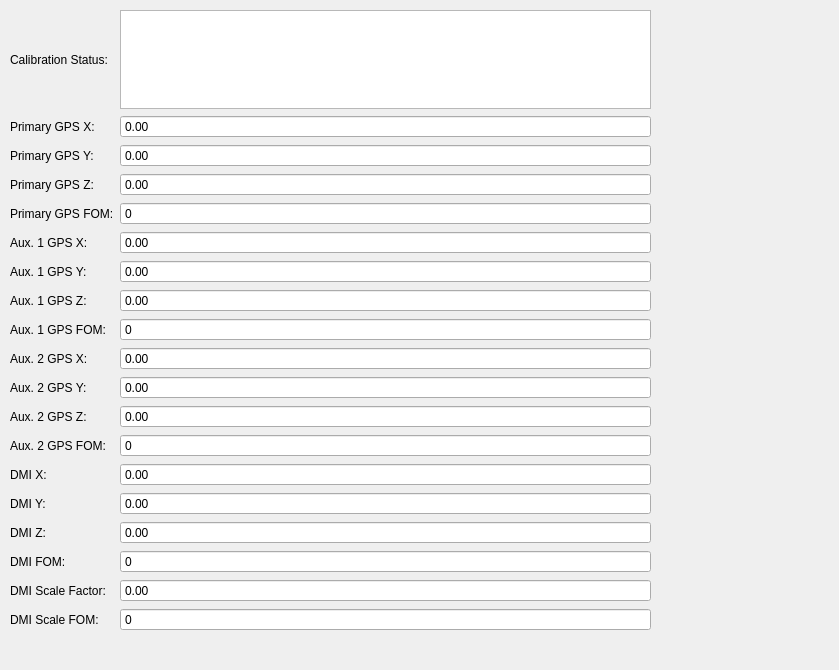
<?xml version="1.0" encoding="UTF-8"?>
<ui version="4.0">
 <class>CalibrationControl</class>
 <widget class="QWidget" name="CalibrationControl">
  <property name="geometry">
   <rect>
    <x>0</x>
    <y>0</y>
    <width>839</width>
    <height>670</height>
   </rect>
  </property>
  <property name="windowTitle">
   <string>Form</string>
  </property>
  <widget class="QWidget" name="gridLayoutWidget_2">
   <property name="geometry">
    <rect>
     <x>10</x>
     <y>10</y>
     <width>641</width>
     <height>621</height>
    </rect>
   </property>
   <layout class="QGridLayout" name="calibrationLayout">
    <item row="0" column="0">
     <widget class="QLabel" name="statusLabel">
      <property name="text">
       <string>Calibration Status:</string>
      </property>
     </widget>
    </item>
    <item row="0" column="1">
     <widget class="QTextBrowser" name="statusText"/>
    </item>
    <item row="1" column="0">
     <widget class="QLabel" name="label">
      <property name="text">
       <string>Primary GPS X:</string>
      </property>
     </widget>
    </item>
    <item row="1" column="1">
     <widget class="QDoubleSpinBox" name="primGPSXSpinBox">
      <property name="readOnly">
       <bool>true</bool>
      </property>
      <property name="buttonSymbols">
       <enum>QAbstractSpinBox::NoButtons</enum>
      </property>
     </widget>
    </item>
    <item row="2" column="0">
     <widget class="QLabel" name="label_2">
      <property name="text">
       <string>Primary GPS Y:</string>
      </property>
     </widget>
    </item>
    <item row="2" column="1">
     <widget class="QDoubleSpinBox" name="primGPSYSpinBox">
      <property name="readOnly">
       <bool>true</bool>
      </property>
      <property name="buttonSymbols">
       <enum>QAbstractSpinBox::NoButtons</enum>
      </property>
     </widget>
    </item>
    <item row="3" column="0">
     <widget class="QLabel" name="label_3">
      <property name="text">
       <string>Primary GPS Z:</string>
      </property>
     </widget>
    </item>
    <item row="3" column="1">
     <widget class="QDoubleSpinBox" name="primGPSZSpinBox">
      <property name="readOnly">
       <bool>true</bool>
      </property>
      <property name="buttonSymbols">
       <enum>QAbstractSpinBox::NoButtons</enum>
      </property>
     </widget>
    </item>
    <item row="4" column="0">
     <widget class="QLabel" name="label_4">
      <property name="text">
       <string>Primary GPS FOM:</string>
      </property>
     </widget>
    </item>
    <item row="4" column="1">
     <widget class="QSpinBox" name="primGPSFOMSpinBox">
      <property name="readOnly">
       <bool>true</bool>
      </property>
      <property name="buttonSymbols">
       <enum>QAbstractSpinBox::NoButtons</enum>
      </property>
     </widget>
    </item>
    <item row="5" column="0">
     <widget class="QLabel" name="label_5">
      <property name="text">
       <string>Aux. 1 GPS X:</string>
      </property>
     </widget>
    </item>
    <item row="6" column="0">
     <widget class="QLabel" name="label_6">
      <property name="text">
       <string>Aux. 1 GPS Y:</string>
      </property>
     </widget>
    </item>
    <item row="7" column="0">
     <widget class="QLabel" name="label_7">
      <property name="text">
       <string>Aux. 1 GPS Z:</string>
      </property>
     </widget>
    </item>
    <item row="8" column="0">
     <widget class="QLabel" name="label_8">
      <property name="text">
       <string>Aux. 1 GPS FOM:</string>
      </property>
     </widget>
    </item>
    <item row="8" column="1">
     <widget class="QSpinBox" name="aux1GPSFOMSpinBox">
      <property name="readOnly">
       <bool>true</bool>
      </property>
      <property name="buttonSymbols">
       <enum>QAbstractSpinBox::NoButtons</enum>
      </property>
     </widget>
    </item>
    <item row="7" column="1">
     <widget class="QDoubleSpinBox" name="aux1GPSZSpinBox">
      <property name="readOnly">
       <bool>true</bool>
      </property>
      <property name="buttonSymbols">
       <enum>QAbstractSpinBox::NoButtons</enum>
      </property>
     </widget>
    </item>
    <item row="6" column="1">
     <widget class="QDoubleSpinBox" name="aux1GPSYSpinBox">
      <property name="readOnly">
       <bool>true</bool>
      </property>
      <property name="buttonSymbols">
       <enum>QAbstractSpinBox::NoButtons</enum>
      </property>
     </widget>
    </item>
    <item row="5" column="1">
     <widget class="QDoubleSpinBox" name="aux1GPSXSpinBox">
      <property name="readOnly">
       <bool>true</bool>
      </property>
      <property name="buttonSymbols">
       <enum>QAbstractSpinBox::NoButtons</enum>
      </property>
     </widget>
    </item>
    <item row="9" column="0">
     <widget class="QLabel" name="label_9">
      <property name="text">
       <string>Aux. 2 GPS X:</string>
      </property>
     </widget>
    </item>
    <item row="10" column="0">
     <widget class="QLabel" name="label_10">
      <property name="text">
       <string>Aux. 2 GPS Y:</string>
      </property>
     </widget>
    </item>
    <item row="11" column="0">
     <widget class="QLabel" name="label_11">
      <property name="text">
       <string>Aux. 2 GPS Z:</string>
      </property>
     </widget>
    </item>
    <item row="12" column="0">
     <widget class="QLabel" name="label_12">
      <property name="text">
       <string>Aux. 2 GPS FOM:</string>
      </property>
     </widget>
    </item>
    <item row="12" column="1">
     <widget class="QSpinBox" name="aux2GPSFOMSpinBox">
      <property name="readOnly">
       <bool>true</bool>
      </property>
      <property name="buttonSymbols">
       <enum>QAbstractSpinBox::NoButtons</enum>
      </property>
     </widget>
    </item>
    <item row="11" column="1">
     <widget class="QDoubleSpinBox" name="aux2GPSZSpinBox">
      <property name="readOnly">
       <bool>true</bool>
      </property>
      <property name="buttonSymbols">
       <enum>QAbstractSpinBox::NoButtons</enum>
      </property>
     </widget>
    </item>
    <item row="10" column="1">
     <widget class="QDoubleSpinBox" name="aux2GPSYSpinBox">
      <property name="readOnly">
       <bool>true</bool>
      </property>
      <property name="buttonSymbols">
       <enum>QAbstractSpinBox::NoButtons</enum>
      </property>
     </widget>
    </item>
    <item row="9" column="1">
     <widget class="QDoubleSpinBox" name="aux2GPSXSpinBox">
      <property name="readOnly">
       <bool>true</bool>
      </property>
      <property name="buttonSymbols">
       <enum>QAbstractSpinBox::NoButtons</enum>
      </property>
     </widget>
    </item>
    <item row="13" column="0">
     <widget class="QLabel" name="label_13">
      <property name="text">
       <string>DMI X:</string>
      </property>
     </widget>
    </item>
    <item row="14" column="0">
     <widget class="QLabel" name="label_14">
      <property name="text">
       <string>DMI Y:</string>
      </property>
     </widget>
    </item>
    <item row="16" column="0">
     <widget class="QLabel" name="label_16">
      <property name="text">
       <string>DMI FOM:</string>
      </property>
     </widget>
    </item>
    <item row="16" column="1">
     <widget class="QSpinBox" name="dmiFOMSpinBox">
      <property name="readOnly">
       <bool>true</bool>
      </property>
      <property name="buttonSymbols">
       <enum>QAbstractSpinBox::NoButtons</enum>
      </property>
     </widget>
    </item>
    <item row="15" column="1">
     <widget class="QDoubleSpinBox" name="dmiZSpinBox">
      <property name="readOnly">
       <bool>true</bool>
      </property>
      <property name="buttonSymbols">
       <enum>QAbstractSpinBox::NoButtons</enum>
      </property>
     </widget>
    </item>
    <item row="14" column="1">
     <widget class="QDoubleSpinBox" name="dmiYSpinBox">
      <property name="readOnly">
       <bool>true</bool>
      </property>
      <property name="buttonSymbols">
       <enum>QAbstractSpinBox::NoButtons</enum>
      </property>
     </widget>
    </item>
    <item row="13" column="1">
     <widget class="QDoubleSpinBox" name="dmiXSpinBox">
      <property name="readOnly">
       <bool>true</bool>
      </property>
      <property name="buttonSymbols">
       <enum>QAbstractSpinBox::NoButtons</enum>
      </property>
     </widget>
    </item>
    <item row="15" column="0">
     <widget class="QLabel" name="label_15">
      <property name="text">
       <string>DMI Z:</string>
      </property>
     </widget>
    </item>
    <item row="17" column="0">
     <widget class="QLabel" name="label_17">
      <property name="text">
       <string>DMI Scale Factor:</string>
      </property>
     </widget>
    </item>
    <item row="18" column="0">
     <widget class="QLabel" name="label_18">
      <property name="text">
       <string>DMI Scale FOM:</string>
      </property>
     </widget>
    </item>
    <item row="18" column="1">
     <widget class="QSpinBox" name="dmiScaleFOMSpinBox">
      <property name="readOnly">
       <bool>true</bool>
      </property>
      <property name="buttonSymbols">
       <enum>QAbstractSpinBox::NoButtons</enum>
      </property>
     </widget>
    </item>
    <item row="17" column="1">
     <widget class="QDoubleSpinBox" name="dmiScaleSpinBox">
      <property name="readOnly">
       <bool>true</bool>
      </property>
      <property name="buttonSymbols">
       <enum>QAbstractSpinBox::NoButtons</enum>
      </property>
     </widget>
    </item>
   </layout>
  </widget>
 </widget>
 <resources/>
 <connections/>
</ui>
